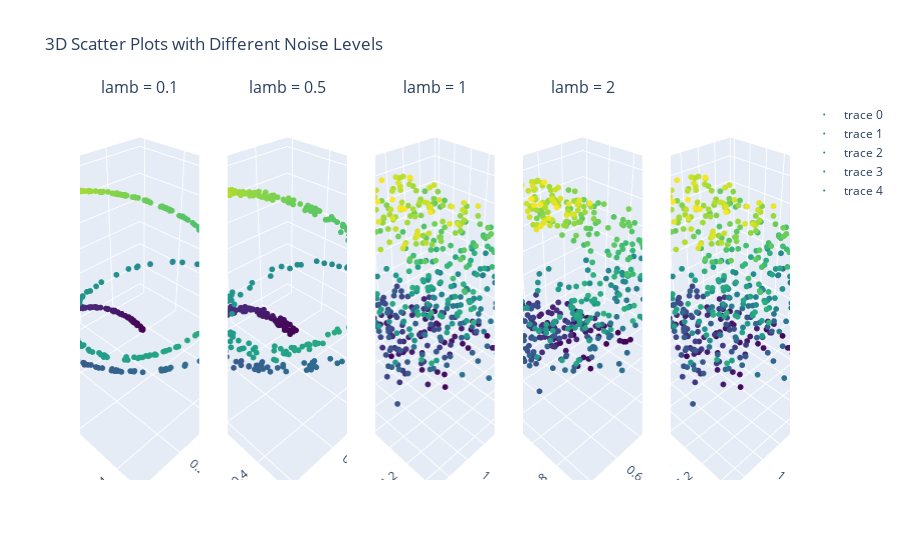

Notebook code for this chart:
### Code cell
# plot these
import plotly.graph_objects as go
from plotly.subplots import make_subplots

fig = make_subplots(rows=1, cols=5, specs=[[{'type':'scatter3d'}, {'type':'scatter3d'},
                                            {'type':'scatter3d'}, {'type':'scatter3d'}, {'type':'scatter3d'}]],
                    subplot_titles=("lamb = 0.1", "lamb = 0.5", "lamb = 1", "lamb = 2"))
fig.add_trace(go.Scatter3d(x=noised_df_point01['x'], y=noised_df_point01['y'], z=noised_df_point01['z'],
                             mode='markers', marker=dict(size=2, color=noised_df_point01['z'], colorscale='Viridis')),
              row=1, col=1)
fig.add_trace(go.Scatter3d(x=noised_df_point05['x'], y=noised_df_point05['y'], z=noised_df_point05['z'],
                             mode='markers', marker=dict(size=2, color=noised_df_point05['z'], colorscale='Viridis')),
              row=1, col=2)
fig.add_trace(go.Scatter3d(x=noised_df_point1['x'], y=noised_df_point1['y'], z=noised_df_point1['z'],
                             mode='markers', marker=dict(size=2, color=noised_df_point1['z'], colorscale='Viridis')),
              row=1, col=3)
fig.add_trace(go.Scatter3d(x=noised_df_point5['x'], y=noised_df_point5['y'], z=noised_df_point5['z'],
                             mode='markers', marker=dict(size=2, color=noised_df_point5['z'], colorscale='Viridis')),
              row=1, col=4)
fig.add_trace(go.Scatter3d(x=noised_df_point1['x'], y=noised_df_point1['y'], z=noised_df_point1['z'],
                             mode='markers', marker=dict(size=2, color=noised_df_point1['z'], colorscale='Viridis')),
              row=1, col=5)

fig.update_layout(title_text="3D Scatter Plots with Different Noise Levels")
fig.show()

### Figure 1 — Plotly figure (JSON) as saved in the notebook; plotly's stock layout.template omitted (floating-point values rounded to 4 significant figures; data arrays with more than 128 entries replaced by an {"elided": "..."} marker saying what was removed)
{"data": [{"marker": {"color": {"elided": "500 float values"}, "colorscale": [[0, "#440154"], [0.1111, "#482878"], [0.2222, "#3e4989"], [0.3333, "#31688e"], [0.4444, "#26828e"], [0.5556, "#1f9e89"], [0.6667, "#35b779"], [0.7778, "#6ece58"], [0.8889, "#b5de2b"], [1, "#fde725"]], "size": 2}, "mode": "markers", "scene": "scene", "type": "scatter3d", "x": {"elided": "500 float values"}, "y": {"elided": "500 float values"}, "z": {"elided": "500 float values"}}, {"marker": {"color": {"elided": "500 float values"}, "colorscale": [[0, "#440154"], [0.1111, "#482878"], [0.2222, "#3e4989"], [0.3333, "#31688e"], [0.4444, "#26828e"], [0.5556, "#1f9e89"], [0.6667, "#35b779"], [0.7778, "#6ece58"], [0.8889, "#b5de2b"], [1, "#fde725"]], "size": 2}, "mode": "markers", "scene": "scene2", "type": "scatter3d", "x": {"elided": "500 float values"}, "y": {"elided": "500 float values"}, "z": {"elided": "500 float values"}}, {"marker": {"color": {"elided": "500 float values"}, "colorscale": [[0, "#440154"], [0.1111, "#482878"], [0.2222, "#3e4989"], [0.3333, "#31688e"], [0.4444, "#26828e"], [0.5556, "#1f9e89"], [0.6667, "#35b779"], [0.7778, "#6ece58"], [0.8889, "#b5de2b"], [1, "#fde725"]], "size": 2}, "mode": "markers", "scene": "scene3", "type": "scatter3d", "x": {"elided": "500 float values"}, "y": {"elided": "500 float values"}, "z": {"elided": "500 float values"}}, {"marker": {"color": {"elided": "500 float values"}, "colorscale": [[0, "#440154"], [0.1111, "#482878"], [0.2222, "#3e4989"], [0.3333, "#31688e"], [0.4444, "#26828e"], [0.5556, "#1f9e89"], [0.6667, "#35b779"], [0.7778, "#6ece58"], [0.8889, "#b5de2b"], [1, "#fde725"]], "size": 2}, "mode": "markers", "scene": "scene4", "type": "scatter3d", "x": {"elided": "500 float values"}, "y": {"elided": "500 float values"}, "z": {"elided": "500 float values"}}, {"marker": {"color": {"elided": "500 float values"}, "colorscale": [[0, "#440154"], [0.1111, "#482878"], [0.2222, "#3e4989"], [0.3333, "#31688e"], [0.4444, "#26828e"], [0.5556, "#1f9e89"], [0.6667, "#35b779"], [0.7778, "#6ece58"], [0.8889, "#b5de2b"], [1, "#fde725"]], "size": 2}, "mode": "markers", "scene": "scene5", "type": "scatter3d", "x": {"elided": "500 float values"}, "y": {"elided": "500 float values"}, "z": {"elided": "500 float values"}}], "layout": {"annotations": [{"font": {"size": 16}, "showarrow": false, "text": "lamb = 0.1", "x": 0.084, "xanchor": "center", "xref": "paper", "y": 1, "yanchor": "bottom", "yref": "paper"}, {"font": {"size": 16}, "showarrow": false, "text": "lamb = 0.5", "x": 0.292, "xanchor": "center", "xref": "paper", "y": 1, "yanchor": "bottom", "yref": "paper"}, {"font": {"size": 16}, "showarrow": false, "text": "lamb = 1", "x": 0.5, "xanchor": "center", "xref": "paper", "y": 1, "yanchor": "bottom", "yref": "paper"}, {"font": {"size": 16}, "showarrow": false, "text": "lamb = 2", "x": 0.708, "xanchor": "center", "xref": "paper", "y": 1, "yanchor": "bottom", "yref": "paper"}], "scene": {"domain": {"x": [0, 0.168], "y": [0, 1]}}, "scene2": {"domain": {"x": [0.208, 0.376], "y": [0, 1]}}, "scene3": {"domain": {"x": [0.416, 0.584], "y": [0, 1]}}, "scene4": {"domain": {"x": [0.624, 0.792], "y": [0, 1]}}, "scene5": {"domain": {"x": [0.832, 1], "y": [0, 1]}}, "title": {"text": "3D Scatter Plots with Different Noise Levels"}}}
